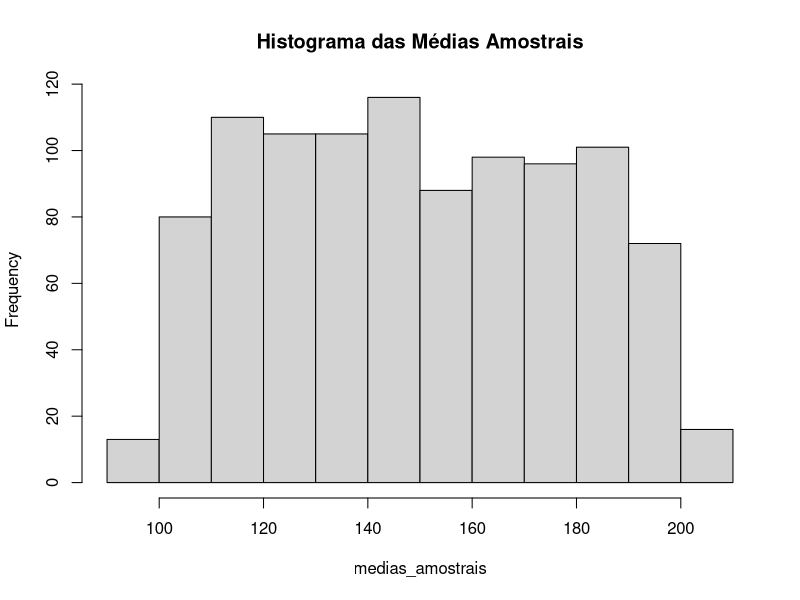
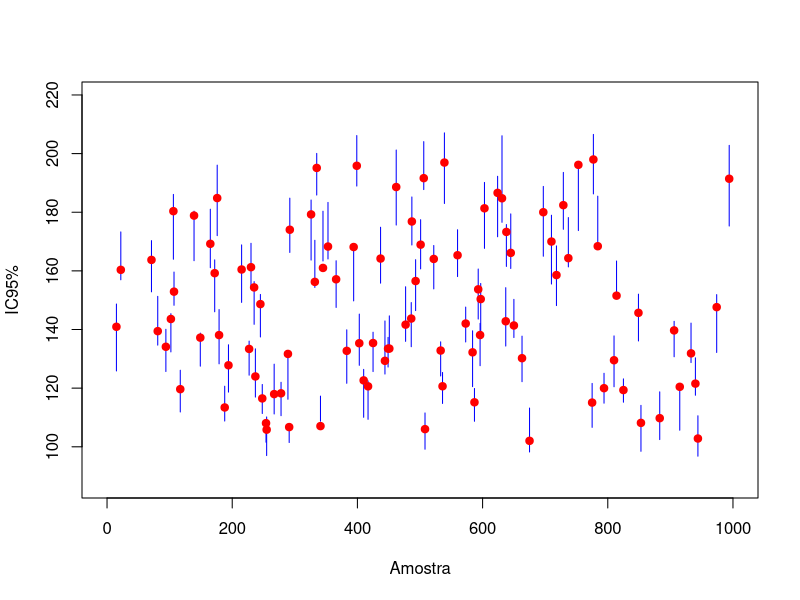

Write R code to recreate these figures, in order.
# Geração de Amostras

n_amostras <- 1000  
tamanho_amostra <- 15  
cv <- 0.1  


set.seed(124)  
media <- runif(n_amostras,min = 100, max = 200)
desvio_padrao <- cv * media

mean(media)
medias_amostrais <- numeric(n_amostras)
desvios_amostrais <- numeric(n_amostras)
ics <- matrix(nrow = n_amostras, ncol = 2)


for (i in 1:n_amostras) {
  amostra <- rnorm(tamanho_amostra, mean = media[i], sd = desvio_padrao[i])
  medias_amostrais[i] <- mean(amostra)
  desvios_amostrais[i] <- sd(amostra)
  ics[i, ] <- t.test(amostra)$conf.int
}

# Análise Descritiva das Médias Amostrais

cat("Estatísticas das médias amostrais:\n")
cat("Média:", mean(medias_amostrais), "\n")
cat("Mediana:", median(medias_amostrais), "\n")
cat("Desvio Padrão:", sd(medias_amostrais), "\n")

hist(medias_amostrais, breaks = "FD", main = "Histograma das Médias Amostrais")


# Análise dos Intervalos de Confiança (IC95%)

ic_contem_media <- 0  
ic_aleatorios <- sample(1:n_amostras, 100)  

for (i in ic_aleatorios) {
  if (ics[i, 1] <= media[i] && ics[i, 2] >= media[i]) {
    ic_contem_media <- ic_contem_media + 1
  }
}


# Gráfico dos ICs aleatórios
plot(1, type = "n", xlim = c(0, n_amostras), ylim = range(ics), xlab = "Amostra", ylab = "IC95%")
for (i in ic_aleatorios) {
  lines(c(i, i), ics[i, ], col = "blue")
}
points(ic_aleatorios, media[ic_aleatorios], pch = 19, col = "red")





